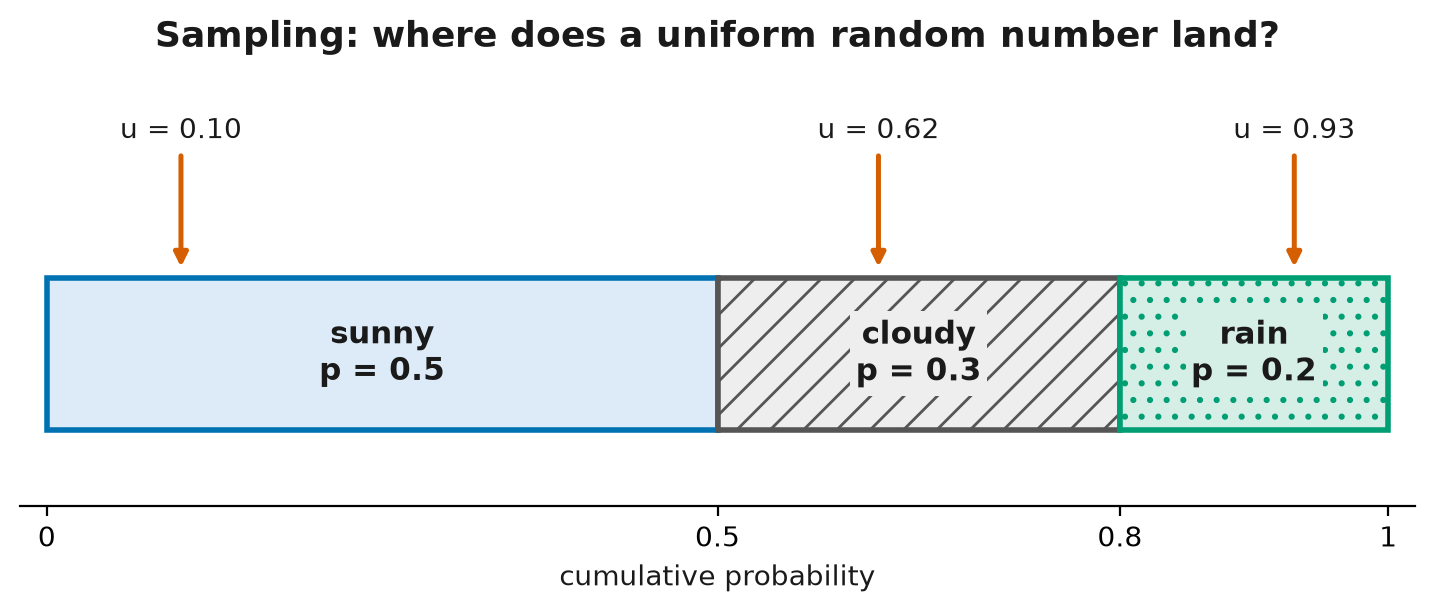

Recreate this plot in Python.
"""Draw sampling from a categorical distribution as a strip from 0 to 1.

Each outcome gets a slice of the strip as wide as its probability. A uniform random number u
lands somewhere on the strip, and the slice it lands in is the sample.

Run:  python sampling_strip.py

Expected output:
    wrote sampling_strip.png
"""

import sys
from pathlib import Path

ROOT = next(p for p in Path(__file__).resolve().parents if (p / "shared").is_dir())
sys.path.insert(0, str(ROOT))

import matplotlib.pyplot as plt  # noqa: E402

from shared.diagram_kit import FONT, PALETTE, TEXT  # noqa: E402

SLICES = [("sunny", 0.0, 0.5, "default", ""), ("cloudy", 0.5, 0.3, "external", "//"),
          ("rain", 0.8, 0.2, "data", "..")]
DRAWS = [0.10, 0.62, 0.93]

fig, ax = plt.subplots(figsize=(9, 2.8))
for name, start, width, kind, hatch in SLICES:
    fill, edge = PALETTE[kind]
    ax.barh(0, width, left=start, height=0.6, color=fill, edgecolor=edge, linewidth=2, hatch=hatch)
    ax.text(start + width / 2, 0, f"{name}\np = {width:.1f}", ha="center", va="center",
            fontsize=11, fontweight="bold", color=TEXT, family=FONT,
            bbox=dict(facecolor=fill, edgecolor="none", pad=2))

for u in DRAWS:
    ax.annotate(f"u = {u:.2f}", xy=(u, 0.32), xytext=(u, 0.85), ha="center", fontsize=10,
                family=FONT, color=TEXT,
                arrowprops=dict(arrowstyle="-|>", color=PALETTE["action"][1], lw=1.8))

ax.set_xlim(-0.02, 1.02)
ax.set_ylim(-0.6, 1.1)
ax.set_yticks([])
ax.set_xticks([0, 0.5, 0.8, 1.0])
ax.set_xticklabels(["0", "0.5", "0.8", "1"], fontsize=10, family=FONT)
ax.set_xlabel("cumulative probability", fontsize=10, family=FONT, color=TEXT)
for spine in ("top", "right", "left"):
    ax.spines[spine].set_visible(False)
ax.set_title("Sampling: where does a uniform random number land?", fontsize=13,
             fontweight="bold", family=FONT, color=TEXT, pad=10)

out = Path(__file__).with_suffix(".png")
fig.savefig(out, dpi=200, facecolor="white", bbox_inches="tight", metadata={"Software": None})
print("wrote", out.name)
